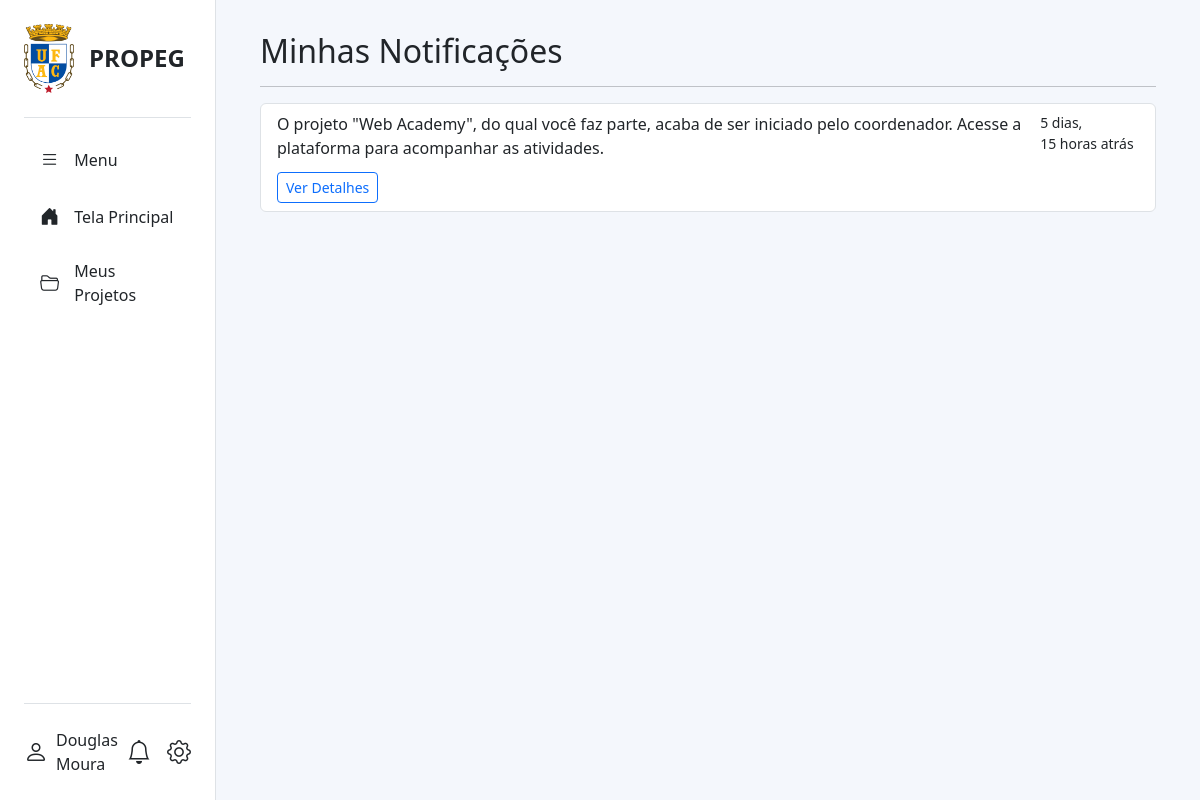
The app's page /projetos/notificacoes/ (signed in), older data.
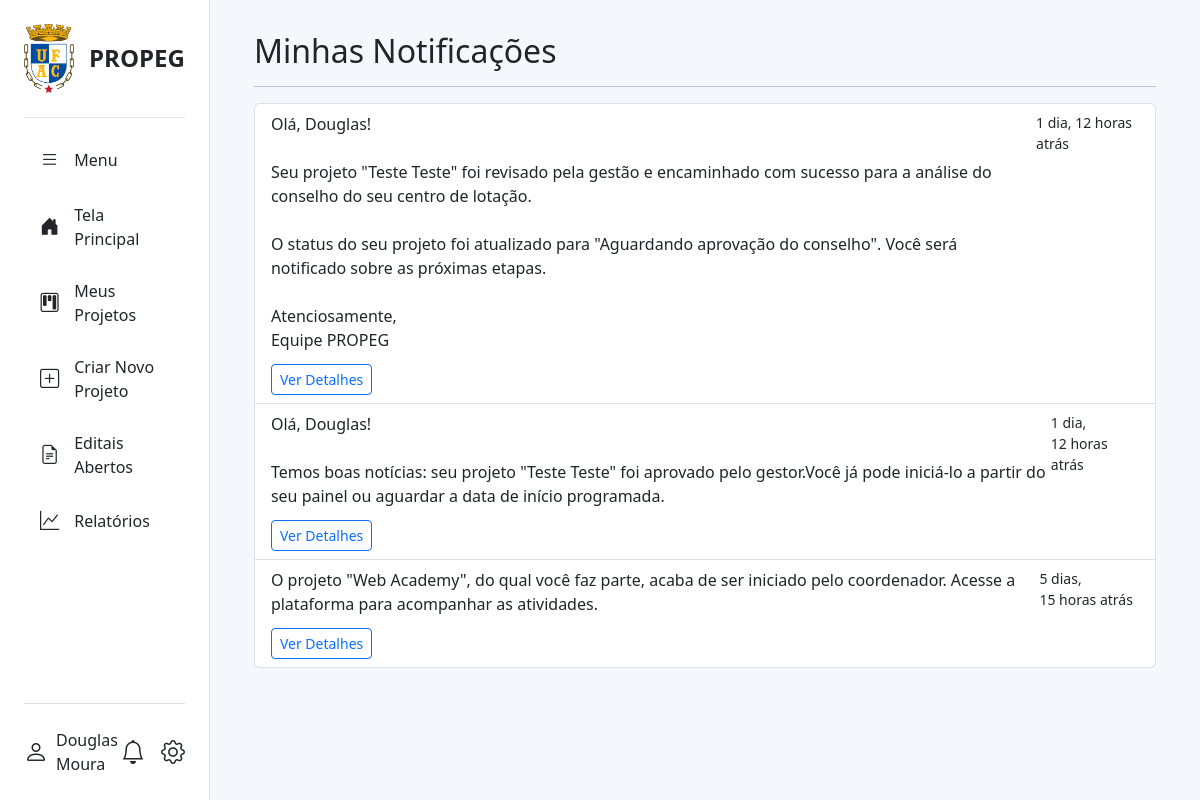
The same page, newer data.
### projetos_institucionais/models.py (models this page shows, shortened)
class Notificacao(models.Model):
    destinatario = models.ForeignKey(
        settings.AUTH_USER_MODEL,
        on_delete=models.CASCADE,
        related_name='notificacoes',
    )
    mensagem = models.TextField()
    lida = models.BooleanField(default=False)
    data_criacao = models.DateTimeField(auto_now_add=True)
    link = models.URLField(blank=True, null=True, help_text="Link para a página relevante, se houver.")
    class Meta:
        ordering = ['-data_criacao']
        verbose_name = "Notificação"
        verbose_name_plural = "Notificações"

### projetos_institucionais/views.py (the view)
# urls.py: path('notificacoes/', views.lista_notificacoes, name='lista_notificacoes'),
@login_required
def lista_notificacoes(request):
    notificacoes = Notificacao.objects.filter(destinatario=request.user)
    notificacoes.update(lida=True)
    return render(request, 'projetos_institucionais/notificacoes.html', {'notificacoes': notificacoes})

### projetos_institucionais/context_processors.py (called while the page is built)
def unread_notifications_context(request):
    if request.user.is_authenticated:
        unread_count = Notificacao.objects.filter(destinatario=request.user, lida=False).count()
        return {'unread_notifications_count': unread_count}
    return {}

### templates/projetos_institucionais/notificacoes.html (shortened to what this page needs)
{% extends "base2.html" %}
{% block content %}
<div class="container-fluid">
    <h2 class="mb-3">Minhas Notificações</h2>
    <hr>
    <div class="list-group">
        {% for notificacao in notificacoes %}
            <div class="list-group-item list-group-item-action">
                <div class="d-flex w-100 justify-content-between">
                    <p class="mb-1">{{ notificacao.mensagem|linebreaksbr }}</p>
                    <small>{{ notificacao.data_criacao|timesince }} atrás</small>
                </div>
                {% if notificacao.link %}
                <a href="{{ notificacao.link }}" class="btn btn-sm btn-outline-primary mt-2">Ver Detalhes</a>
                {% endif %}
            </div>
        {% empty %}
            <p class="text-muted">Você não tem nenhuma notificação.</p>
        {% endfor %}
    </div>
</div>
{% endblock %}

### templates/base2.html (shortened to what the changed rows need)
{% load static %}
<!DOCTYPE html>
<html lang="pt-BR">
<head>
    <link href="https://cdn.jsdelivr.net/npm/bootstrap@5.3.3/dist/css/bootstrap.min.css" rel="stylesheet">
    <link href="https://cdn.jsdelivr.net/npm/bootstrap-icons@1.11.3/font/bootstrap-icons.css" rel="stylesheet">
    <link href="https://cdnjs.cloudflare.com/ajax/libs/font-awesome/6.5.2/css/all.min.css" rel="stylesheet">
    <link href="{% static 'css/style.css' %}" rel="stylesheet">
</head>
<body>
    <div class="d-flex">
        <div id="sidebar" class="d-flex flex-column">
            <ul class="nav flex-column my-3">
                {% with request.resolver_match.url_name as url_name %}
                {% if user.perfil == 'coordenador' %}
                <li class="nav-item">
                    <a href="{% url 'projeto_dashboard' %}"
                        class="nav-link {% if request.resolver_match.url_name == 'projeto_dashboard' %}active{% else %}text-dark{% endif %}">
                        <i class="bi bi-kanban"></i>
                        <span>Meus Projetos</span>
                    </a>
                </li>
                <li class="nav-item">
                    <a href="{% url 'projeto_criar' %}"
                        class="nav-link {% if request.resolver_match.url_name == 'projeto_criar' %}active{% else %}text-dark{% endif %}">
                        <i class="bi bi-plus-square"></i>
                        <span>Criar Novo Projeto</span>
                    </a>
                </li>
                <li class="nav-item">
                    <a href="{% url 'listar_editais_abertos' %}" class="nav-link {% if request.resolver_match.url_name == 'listar_editais_abertos' %}active{% else %}text-dark{% endif %}">
                        <i class="bi bi-file-earmark-text"></i>
                        <span>Editais Abertos</span>
                    </a>
                </li>
                <li class="nav-item">
                    <a href="{% url 'relatorio_lista_projetos' %}" class="nav-link {% if request.resolver_match.url_name == 'relatorios' %}active{% else %}text-dark{% endif %}">
                        <i class="bi bi-graph-up"></i>
                        <span>Relatórios</span>
                    </a>
                </li>
                {% endif %}
                {% if user.perfil == 'aluno' %}
                <li class="nav-item">
                    <a href="{% url 'aluno_meus_projetos' %}" class="nav-link {% if request.resolver_match.url_name == 'aluno_meus_projetos' %}active{% else %}text-dark{% endif %}">
                        <i class="bi bi-folder2-open"></i>
                        <span>Meus Projetos</span>
                    </a>
                </li>
                {% endif %}
                {% endwith %}
            </ul>
        </div>
        <main id="main-content">
            {% block content %}
            {% endblock %}
        </main>
    </div>
</body>
</html>

Row changes from the older to the newer data that the page shows:
changed Usuario "Douglas Moura": perfil "aluno" → "coordenador" (drawn)
added Notificacao: mensagem "Olá, Douglas! Seu projeto \"Teste Teste\" foi revisado pela gestão e encaminhado com sucesso para a análise do conselho do seu centro de lotação. O status do seu projeto foi atualizado para \"Aguardando aprovação do conselho\". Você será notificado sobre as próximas etapas. Atenciosamente, Equipe PROPEG", data_criacao "1 dia, 12 horas"
added Notificacao: mensagem "Olá, Douglas! Temos boas notícias: seu projeto \"Teste Teste\" foi aprovado pelo gestor.Você já pode iniciá-lo a partir do seu painel ou aguardar a data de início programada.", data_criacao "1 dia, 12 horas"
Text that changed along with them:
text now shown: "Criar Novo Projeto Editais Abertos Relatórios"
